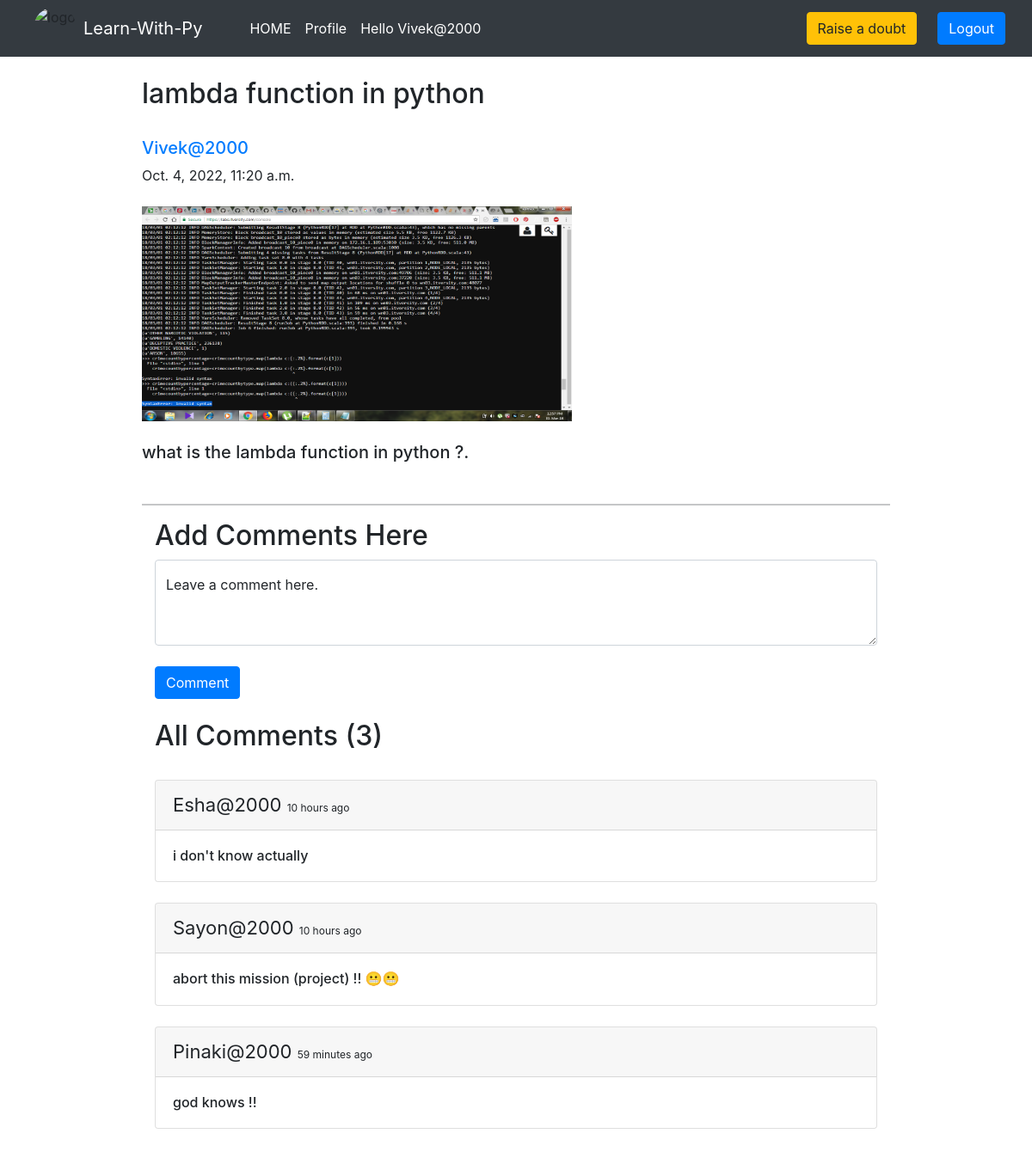
Screenshot of /blog/lambda_/ (signed in) with the database file from the repository.
### home/models.py (models this page shows, shortened)
class BlogPost(models.Model):
    query=models.CharField(max_length=255)
    author= models.ForeignKey(User, on_delete=models.CASCADE)
    tagline=models.CharField(max_length=130)
    details=models.TextField()
    image = models.ImageField(upload_to="profile_pics", blank=True, null=True)
    dateTime=models.DateTimeField(auto_now_add=True)

class Comment(models.Model):
    user = models.ForeignKey(User, on_delete=models.CASCADE)
    content = models.TextField()
    blog = models.ForeignKey(BlogPost, on_delete=models.CASCADE)
    parent_comment = models.ForeignKey('self', on_delete=models.CASCADE, null=True, blank=True)
    dateTime=models.DateTimeField(default=now)

### home/views.py (the view)
# urls.py: path("blog/<str:tagline>/", views.blogs_comments, name="blogs_comments"),
def blogs_comments(request, tagline):
    post = BlogPost.objects.filter(tagline=tagline).first()
    comments = Comment.objects.filter(blog=post)
    if request.method=="POST":
        user = request.user
        content = request.POST.get('content','')
        blog_id =request.POST.get('blog_id','')
        comment = Comment(user = user, content = content, blog=post)
        comment.save()
    return render(request, "blog_comments.html", {'post':post, 'comments':comments})

### home/templates/blog_comments.html (shortened to what this page needs)
{% extends 'base.html' %}
{% block body %}
{% load humanize %}
<div class="container w-75 my-4">
      <h2 class="blog-post-title">{{post.query}}</h2>
      <br>
      <div class="media">
            <div class="media-body">
                  <h5 class="mt-0"><a href="/user_profile/{{post.author.id}}/">{{post.author}}
                        </a></h5>
                  {{post.dateTime}}
            </div>
      </div>
      <br>
   <img src="/media/{{post.image}}" alt="" height="250px" width="500px">
      <br>
      <br>
      <h5>{{post.details}}.</h5>
      <br>
      <hr>
      {% if user.is_authenticated %}
      <div class="container">
            <h2>Add Comments Here</h2>
            <form action="/blog/{{post.tagline}}/" method="POST"> {% csrf_token %}
                  <div class="form-floating">
                        <textarea class="form-control" placeholder="Leave a comment here" id="floatingTextarea2"
                              style="height: 100px" id="content" name="content"></textarea>
                        <label for="floatingTextarea2">Leave a comment here.</label>
                        <br>
                        <button type="submit" class="btn btn-primary">Comment</button>
                  </div>
            </form>
            {% else %}
            <div class="container">
                  <h4><a href="/login/">Login</a> to post comments below.</h4>
                  {% endif %}
                  <br>
                  <h2>All Comments ({{comments.count}})</h2>
                  <br>
                  {% for comment in comments %}
                  <div class="card">
                        <div class="card-header">
                              <span style="font-size: 22px;">{{comment.user}} </span> <span
                                    style="font-size: 12px;">{{comment.dateTime | naturaltime}}</span>
                        </div>
                        <div class="card-body">
                              <h6 class="card-text">{{comment.content}}</h6>
                        </div>
                  </div>
                  <br>
                  {% endfor %}
            </div>
      </div>
      {% endblock %}

### home/templates/base.html (shortened to what this page needs)
<!DOCTYPE html>
<html lang="en">
  <head>
    <link
      href="//maxcdn.bootstrapcdn.com/bootstrap/4.1.1/css/bootstrap.min.css"
      rel="stylesheet"
      id="bootstrap-css"
    />
    <link
      href="https://cdn.jsdelivr.net/npm/bootstrap@5.0.2/dist/css/bootstrap.min.css"
      rel="stylesheet"
    />
    <link
      rel="stylesheet"
      href="https://maxcdn.bootstrapcdn.com/bootstrap/4.0.0/css/bootstrap.min.css"
    />
  </head>
  <body>
    <nav class="navbar navbar-expand-lg navbar-dark bg-dark sticky-top">
      <div class="container-fluid">
        <img
          src="http://surl.li/dfbek"
          class="img-fluid mx-2"
          alt="logo"
          style="height: 50px; width: 50px; border-radius: 50%"
        />
        <a class="navbar-brand" href="#">Learn-With-Py</a>
        <div class="collapse navbar-collapse" id="navbarSupportedContent">
          <div class="container mx-3">
            <ul class="navbar-nav me-auto mb-2 mb-lg-0">
              <li class="nav-item">
                <a
                  class="nav-link active {% block homeactive %} {% endblock homeactive %}"
                  aria-current="page"
                  href="/"
                  >HOME</a
                >
              </li>
              {% if user.is_authenticated %}
              <li class="nav-item">
                <a
                  class="nav-link active {% block profileactive %} {% endblock profileactive %}"
                  href="/profile/"
                  >Profile</a
                >
              </li>
              <li class="nav-item">
                <a
                  class="nav-link active"
                  href="#"
                  data-bs-toggle="tooltip"
                  data-bs-placement="bottom"
                  title="Welcome "
                  >Hello {{request.user}}</a
                >
              </li>
            </ul>
          </div>
          <a
            class="btn btn-warning mx-4 {% block add_blogs_active %} {% endblock add_blogs_active %}"
            href="/add_blogs/"
            >Raise a doubt</a
          >
          <a class="btn btn-primary" href="/logout/">Logout</a>
      {% endif %}
    </nav>
     {% block body %} {% endblock %}
  </body>
</html>

### rows the page displays
BlogPost: query "lambda function in python", author "Vivek@2000", dateTime "Oct. 4, 2022, 11:20 a.m.", image (picture), details "what is the lambda function in python ?"
Comment: user "Esha@2000", dateTime "10 hours ago", content "i don't know actually"
Comment: user "Sayon@2000", dateTime "10 hours ago", content "abort this mission (project) !! 😬😬"
Comment: user "Pinaki@2000", dateTime "59 minutes ago", content "god knows !!"

### other values shown
{{ request.user }} "Vivek@2000"
{{ comments.count }} "3"
